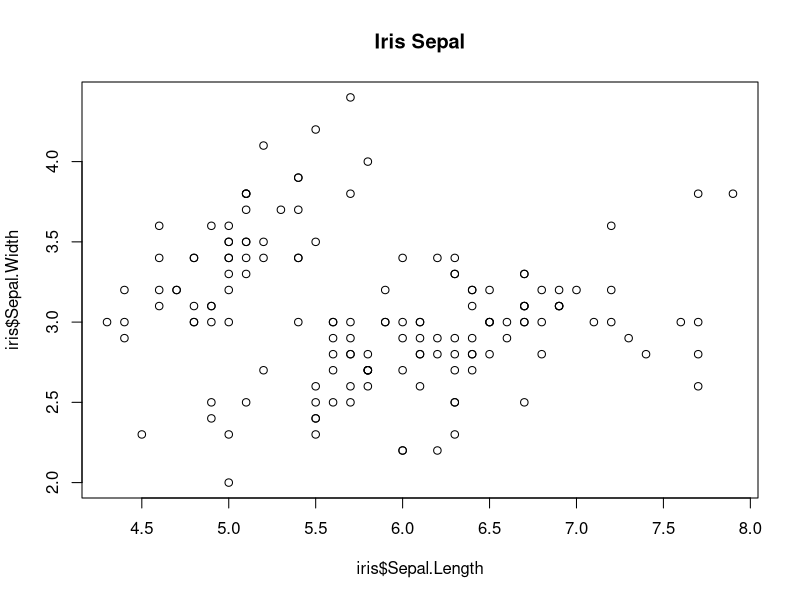

The R source for this figure:
## ---- chunk 1
summary(mtcars)
## ---- chunk 2
plot(iris$Sepal.Length, iris$Sepal.Width, main="Iris Sepal")
